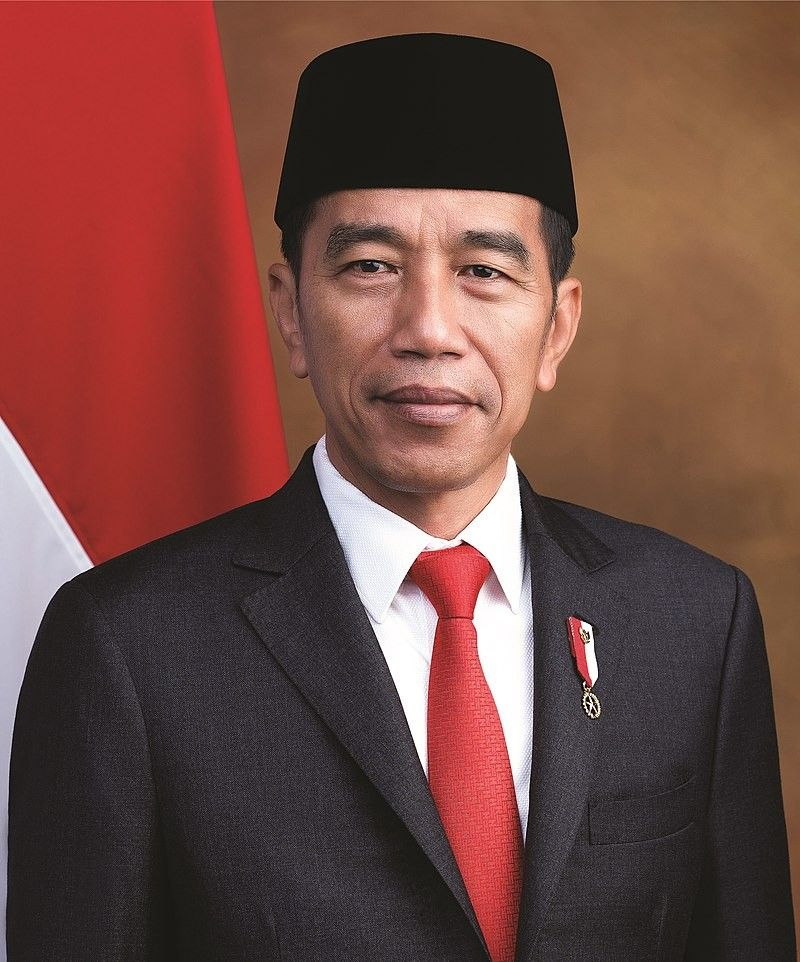
#> input picture Foto/jokowi.jpg, 800 x 962 px
$ python spaces.py
#> lines starting #> are read from the running program, lines starting #| are printed output that depends on the picture
import cv2 as cv
import matplotlib.pyplot as plt

img = cv.imread('Foto/jokowi.jpg')
#> img is the input picture: shape (962, 800, 3); mean B, G, R 65.9, 72.9, 114.1
cv.imshow('Jokowi', img)

# plt.imshow(img)
# plt.show()

# BGR to Grayscale
gray = cv.cvtColor(img, cv.COLOR_BGR2GRAY)
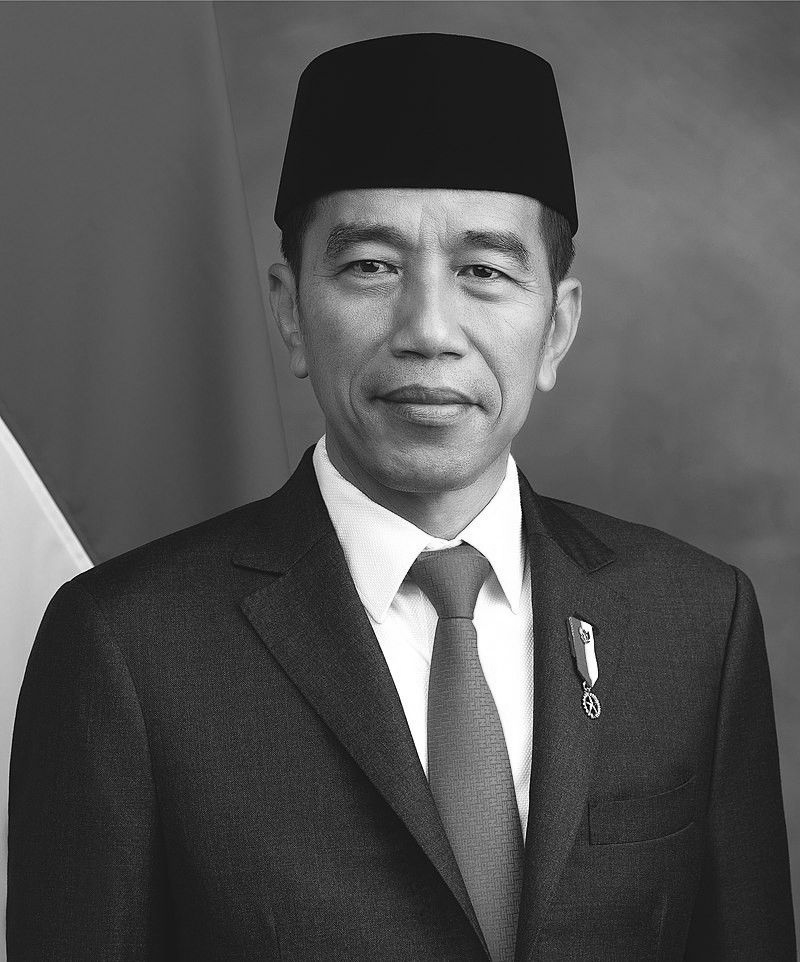
#> gray: shape (962, 800); min 0, max 255, mean 84.4
cv.imshow('Gray', gray)

# BGR to HSV
hsv = cv.cvtColor(img, cv.COLOR_BGR2HSV)
#> hsv: shape (962, 800, 3); mean H, S, V 59.3, 92.5, 114.7
cv.imshow('Hsv', hsv)

# BGR to l*a*b
lab = cv.cvtColor(img, cv.COLOR_BGR2LAB)
#> lab: shape (962, 800, 3); mean of channels 0, 1, 2 90.5, 143.9, 140.5
cv.imshow("Lab", lab)

# BGR to RGB
rgb = cv.cvtColor(img, cv.COLOR_BGR2RGB)
cv.imshow("rgb", rgb)

# HSV to BGR
hsv_bgr = cv.cvtColor(lab, cv.COLOR_HSV2BGR)
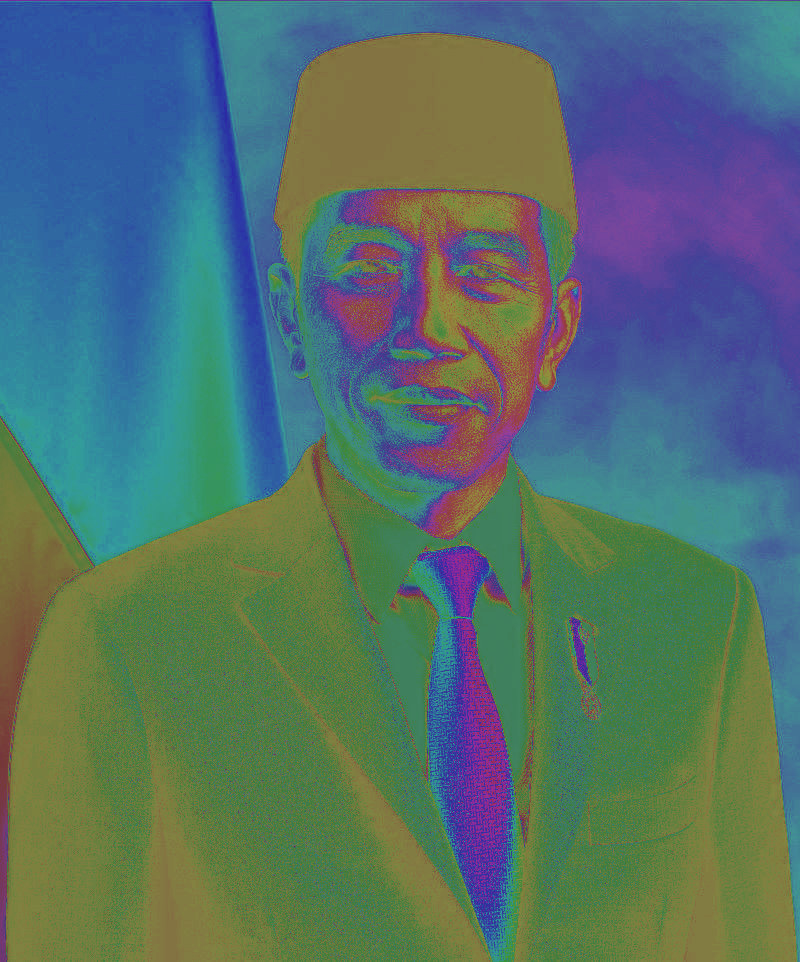
#> hsv_bgr: shape (962, 800, 3); mean B, G, R 107.1, 112.1, 84.5
cv.imshow('hsv ---> bgr', hsv_bgr)

# plt.imshow(rgb)
# plt.show()

cv.waitKey(0)
